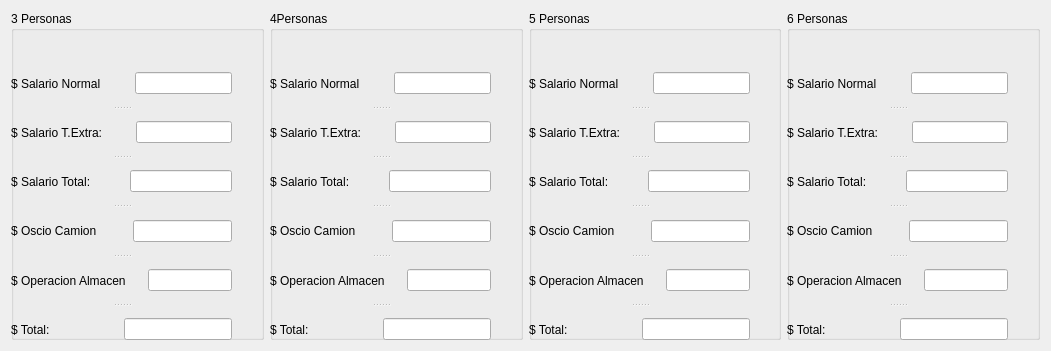
          <widget class="QWidget" name="layoutWidget">
           <property name="geometry">
            <rect>
             <x>10</x>
             <y>10</y>
             <width>1051</width>
             <height>351</height>
            </rect>
           </property>
           <layout class="QHBoxLayout" name="horizontalLayout_96">
            <item>
             <widget class="QGroupBox" name="groupBox">
              <property name="title">
               <string>3 Personas</string>
              </property>
              <widget class="QSplitter" name="splitter">
               <property name="geometry">
                <rect>
                 <x>0</x>
                 <y>50</y>
                 <width>221</width>
                 <height>291</height>
                </rect>
               </property>
               <property name="orientation">
                <enum>Qt::Vertical</enum>
               </property>
               <widget class="QWidget" name="layoutWidget">
                <layout class="QHBoxLayout" name="horizontalLayout_51">
                 <item>
                  <widget class="QLabel" name="label_25">
                   <property name="text">
                    <string>$ Salario Normal</string>
                   </property>
                  </widget>
                 </item>
                 <item>
                  <spacer name="horizontalSpacer_5">
                   <property name="orientation">
                    <enum>Qt::Horizontal</enum>
                   </property>
                   <property name="sizeHint" stdset="0">
                    <size>
                     <width>40</width>
                     <height>20</height>
                    </size>
                   </property>
                  </spacer>
                 </item>
                 <item>
                  <widget class="QLineEdit" name="line_normal_3">
                   <property name="enabled">
                    <bool>true</bool>
                   </property>
                   <property name="readOnly">
                    <bool>true</bool>
                   </property>
                  </widget>
                 </item>
                </layout>
               </widget>
               <widget class="QWidget" name="layoutWidget_6">
                <layout class="QHBoxLayout" name="horizontalLayout_56">
                 <item>
                  <widget class="QLabel" name="label_29">
                   <property name="text">
                    <string>$ Salario T.Extra:</string>
                   </property>
                  </widget>
                 </item>
                 <item>
                  <spacer name="horizontalSpacer_9">
                   <property name="orientation">
                    <enum>Qt::Horizontal</enum>
                   </property>
                   <property name="sizeHint" stdset="0">
                    <size>
                     <width>40</width>
                     <height>20</height>
                    </size>
                   </property>
                  </spacer>
                 </item>
                 <item>
                  <widget class="QLineEdit" name="line_extra_3">
                   <property name="enabled">
                    <bool>true</bool>
                   </property>
                   <property name="readOnly">
                    <bool>true</bool>
                   </property>
                  </widget>
                 </item>
                </layout>
               </widget>
               <widget class="QWidget" name="layoutWidget_8">
                <layout class="QHBoxLayout" name="horizontalLayout_58">
                 <item>
                  <widget class="QLabel" name="label_35">
                   <property name="text">
                    <string>$ Salario Total:</string>
                   </property>
                  </widget>
                 </item>
                 <item>
                  <spacer name="horizontalSpacer_11">
                   <property name="orientation">
                    <enum>Qt::Horizontal</enum>
                   </property>
                   <property name="sizeHint" stdset="0">
                    <size>
                     <width>40</width>
                     <height>20</height>
                    </size>
                   </property>
                  </spacer>
                 </item>
                 <item>
                  <widget class="QLineEdit" name="line_totals_3">
                   <property name="enabled">
                    <bool>true</bool>
                   </property>
                   <property name="readOnly">
                    <bool>true</bool>
                   </property>
                  </widget>
                 </item>
                </layout>
               </widget>
               <widget class="QWidget" name="layoutWidget_9">
                <layout class="QHBoxLayout" name="horizontalLayout_61">
                 <item>
                  <widget class="QLabel" name="label_38">
                   <property name="text">
                    <string>$ Oscio Camion</string>
                   </property>
                  </widget>
                 </item>
                 <item>
                  <spacer name="horizontalSpacer_14">
                   <property name="orientation">
                    <enum>Qt::Horizontal</enum>
                   </property>
                   <property name="sizeHint" stdset="0">
                    <size>
                     <width>40</width>
                     <height>20</height>
                    </size>
                   </property>
                  </spacer>
                 </item>
                 <item>
                  <widget class="QLineEdit" name="line_camion_3">
                   <property name="enabled">
                    <bool>true</bool>
                   </property>
                   <property name="readOnly">
                    <bool>true</bool>
                   </property>
                  </widget>
                 </item>
                </layout>
               </widget>
               <widget class="QWidget" name="layoutWidget_10">
                <layout class="QHBoxLayout" name="horizontalLayout_62">
                 <item>
                  <widget class="QLabel" name="label_39">
                   <property name="text">
                    <string>$ Operacion Almacen</string>
                   </property>
                  </widget>
                 </item>
                 <item>
                  <spacer name="horizontalSpacer_15">
                   <property name="orientation">
                    <enum>Qt::Horizontal</enum>
                   </property>
                   <property name="sizeHint" stdset="0">
                    <size>
                     <width>40</width>
                     <height>20</height>
                    </size>
                   </property>
                  </spacer>
                 </item>
                 <item>
                  <widget class="QLineEdit" name="line_operacion_3">
                   <property name="enabled">
                    <bool>true</bool>
                   </property>
                   <property name="readOnly">
                    <bool>true</bool>
                   </property>
                  </widget>
                 </item>
                </layout>
               </widget>
               <widget class="QWidget" name="layoutWidget_11">
                <layout class="QHBoxLayout" name="horizontalLayout_65">
                 <item>
                  <widget class="QLabel" name="label_42">
                   <property name="text">
                    <string>$ Total:</string>
                   </property>
                  </widget>
                 </item>
                 <item>
                  <spacer name="horizontalSpacer_18">
                   <property name="orientation">
                    <enum>Qt::Horizontal</enum>
                   </property>
                   <property name="sizeHint" stdset="0">
                    <size>
                     <width>40</width>
                     <height>20</height>
                    </size>
                   </property>
                  </spacer>
                 </item>
                 <item>
                  <widget class="QLineEdit" name="line_total_3">
                   <property name="enabled">
                    <bool>true</bool>
                   </property>
                   <property name="readOnly">
                    <bool>true</bool>
                   </property>
                  </widget>
                 </item>
                </layout>
               </widget>
              </widget>
             </widget>
            </item>
            <item>
             <widget class="QGroupBox" name="groupBox_3">
              <property name="title">
               <string>4Personas</string>
              </property>
              <widget class="QSplitter" name="splitter_8">
               <property name="geometry">
                <rect>
                 <x>0</x>
                 <y>50</y>
                 <width>221</width>
                 <height>291</height>
                </rect>
               </property>
               <property name="orientation">
                <enum>Qt::Vertical</enum>
               </property>
               <widget class="QWidget" name="layoutWidget_48">
                <layout class="QHBoxLayout" name="horizontalLayout_102">
                 <item>
                  <widget class="QLabel" name="label_79">
                   <property name="text">
                    <string>$ Salario Normal</string>
                   </property>
                  </widget>
                 </item>
                 <item>
                  <spacer name="horizontalSpacer_55">
                   <property name="orientation">
                    <enum>Qt::Horizontal</enum>
                   </property>
                   <property name="sizeHint" stdset="0">
                    <size>
                     <width>40</width>
                     <height>20</height>
                    </size>
                   </property>
                  </spacer>
                 </item>
                 <item>
                  <widget class="QLineEdit" name="line_normal_9">
                   <property name="enabled">
                    <bool>true</bool>
                   </property>
                   <property name="readOnly">
                    <bool>true</bool>
                   </property>
                  </widget>
                 </item>
                </layout>
               </widget>
               <widget class="QWidget" name="layoutWidget_49">
                <layout class="QHBoxLayout" name="horizontalLayout_103">
                 <item>
                  <widget class="QLabel" name="label_80">
                   <property name="text">
                    <string>$ Salario T.Extra:</string>
                   </property>
                  </widget>
                 </item>
                 <item>
                  <spacer name="horizontalSpacer_56">
                   <property name="orientation">
                    <enum>Qt::Horizontal</enum>
                   </property>
                   <property name="sizeHint" stdset="0">
                    <size>
                     <width>40</width>
                     <height>20</height>
                    </size>
                   </property>
                  </spacer>
                 </item>
                 <item>
                  <widget class="QLineEdit" name="line_extra_9">
                   <property name="enabled">
                    <bool>true</bool>
                   </property>
                   <property name="readOnly">
                    <bool>true</bool>
                   </property>
                  </widget>
                 </item>
                </layout>
               </widget>
               <widget class="QWidget" name="layoutWidget_50">
                <layout class="QHBoxLayout" name="horizontalLayout_104">
                 <item>
                  <widget class="QLabel" name="label_81">
                   <property name="text">
                    <string>$ Salario Total:</string>
                   </property>
                  </widget>
                 </item>
                 <item>
                  <spacer name="horizontalSpacer_57">
                   <property name="orientation">
                    <enum>Qt::Horizontal</enum>
                   </property>
                   <property name="sizeHint" stdset="0">
                    <size>
                     <width>40</width>
                     <height>20</height>
                    </size>
                   </property>
                  </spacer>
                 </item>
                 <item>
                  <widget class="QLineEdit" name="line_totals_9">
                   <property name="enabled">
                    <bool>true</bool>
                   </property>
                   <property name="readOnly">
                    <bool>true</bool>
                   </property>
                  </widget>
                 </item>
                </layout>
               </widget>
               <widget class="QWidget" name="layoutWidget_51">
                <layout class="QHBoxLayout" name="horizontalLayout_105">
                 <item>
                  <widget class="QLabel" name="label_82">
                   <property name="text">
                    <string>$ Oscio Camion</string>
                   </property>
                  </widget>
                 </item>
                 <item>
                  <spacer name="horizontalSpacer_58">
                   <property name="orientation">
                    <enum>Qt::Horizontal</enum>
                   </property>
                   <property name="sizeHint" stdset="0">
                    <size>
                     <width>40</width>
                     <height>20</height>
                    </size>
                   </property>
                  </spacer>
                 </item>
                 <item>
                  <widget class="QLineEdit" name="line_camion_9">
                   <property name="enabled">
                    <bool>true</bool>
                   </property>
                   <property name="readOnly">
                    <bool>true</bool>
                   </property>
                  </widget>
                 </item>
                </layout>
               </widget>
               <widget class="QWidget" name="layoutWidget_52">
                <layout class="QHBoxLayout" name="horizontalLayout_106">
                 <item>
                  <widget class="QLabel" name="label_83">
                   <property name="text">
                    <string>$ Operacion Almacen</string>
                   </property>
                  </widget>
                 </item>
                 <item>
                  <spacer name="horizontalSpacer_59">
                   <property name="orientation">
                    <enum>Qt::Horizontal</enum>
                   </property>
                   <property name="sizeHint" stdset="0">
                    <size>
                     <width>40</width>
                     <height>20</height>
                    </size>
                   </property>
                  </spacer>
                 </item>
                 <item>
                  <widget class="QLineEdit" name="line_operacion_9">
                   <property name="enabled">
                    <bool>true</bool>
                   </property>
                   <property name="readOnly">
                    <bool>true</bool>
                   </property>
                  </widget>
                 </item>
                </layout>
               </widget>
               <widget class="QWidget" name="layoutWidget_53">
                <layout class="QHBoxLayout" name="horizontalLayout_107">
                 <item>
                  <widget class="QLabel" name="label_84">
                   <property name="text">
                    <string>$ Total:</string>
                   </property>
                  </widget>
                 </item>
                 <item>
                  <spacer name="horizontalSpacer_60">
                   <property name="orientation">
                    <enum>Qt::Horizontal</enum>
                   </property>
                   <property name="sizeHint" stdset="0">
                    <size>
                     <width>40</width>
                     <height>20</height>
                    </size>
                   </property>
                  </spacer>
                 </item>
                 <item>
                  <widget class="QLineEdit" name="line_total_9">
                   <property name="enabled">
                    <bool>true</bool>
                   </property>
                   <property name="readOnly">
                    <bool>true</bool>
                   </property>
                  </widget>
                 </item>
                </layout>
               </widget>
              </widget>
             </widget>
            </item>
            <item>
             <widget class="QGroupBox" name="groupBox_4">
              <property name="title">
               <string>5 Personas</string>
              </property>
              <widget class="QSplitter" name="splitter_9">
               <property name="geometry">
                <rect>
                 <x>0</x>
                 <y>50</y>
                 <width>221</width>
                 <height>291</height>
                </rect>
               </property>
               <property name="orientation">
                <enum>Qt::Vertical</enum>
               </property>
               <widget class="QWidget" name="layoutWidget_54">
                <layout class="QHBoxLayout" name="horizontalLayout_108">
                 <item>
                  <widget class="QLabel" name="label_85">
                   <property name="text">
                    <string>$ Salario Normal</string>
                   </property>
                  </widget>
                 </item>
                 <item>
                  <spacer name="horizontalSpacer_61">
                   <property name="orientation">
                    <enum>Qt::Horizontal</enum>
                   </property>
                   <property name="sizeHint" stdset="0">
                    <size>
                     <width>40</width>
                     <height>20</height>
                    </size>
                   </property>
                  </spacer>
                 </item>
                 <item>
                  <widget class="QLineEdit" name="line_normal_10">
                   <property name="enabled">
                    <bool>true</bool>
                   </property>
                   <property name="readOnly">
                    <bool>true</bool>
                   </property>
                  </widget>
                 </item>
                </layout>
               </widget>
               <widget class="QWidget" name="layoutWidget_55">
                <layout class="QHBoxLayout" name="horizontalLayout_109">
                 <item>
                  <widget class="QLabel" name="label_86">
                   <property name="text">
                    <string>$ Salario T.Extra:</string>
                   </property>
                  </widget>
                 </item>
                 <item>
                  <spacer name="horizontalSpacer_62">
                   <property name="orientation">
                    <enum>Qt::Horizontal</enum>
                   </property>
                   <property name="sizeHint" stdset="0">
                    <size>
                     <width>40</width>
                     <height>20</height>
                    </size>
                   </property>
                  </spacer>
                 </item>
                 <item>
                  <widget class="QLineEdit" name="line_extra_10">
                   <property name="enabled">
                    <bool>true</bool>
                   </property>
                   <property name="readOnly">
                    <bool>true</bool>
                   </property>
                  </widget>
                 </item>
                </layout>
               </widget>
               <widget class="QWidget" name="layoutWidget_56">
                <layout class="QHBoxLayout" name="horizontalLayout_110">
                 <item>
                  <widget class="QLabel" name="label_87">
                   <property name="text">
                    <string>$ Salario Total:</string>
                   </property>
                  </widget>
                 </item>
                 <item>
                  <spacer name="horizontalSpacer_63">
                   <property name="orientation">
                    <enum>Qt::Horizontal</enum>
                   </property>
                   <property name="sizeHint" stdset="0">
                    <size>
                     <width>40</width>
                     <height>20</height>
                    </size>
                   </property>
                  </spacer>
                 </item>
                 <item>
                  <widget class="QLineEdit" name="line_totals_10">
                   <property name="enabled">
                    <bool>true</bool>
                   </property>
                   <property name="readOnly">
                    <bool>true</bool>
                   </property>
                  </widget>
                 </item>
                </layout>
               </widget>
               <widget class="QWidget" name="layoutWidget_57">
                <layout class="QHBoxLayout" name="horizontalLayout_111">
                 <item>
                  <widget class="QLabel" name="label_88">
                   <property name="text">
                    <string>$ Oscio Camion</string>
                   </property>
                  </widget>
                 </item>
                 <item>
                  <spacer name="horizontalSpacer_64">
                   <property name="orientation">
                    <enum>Qt::Horizontal</enum>
                   </property>
                   <property name="sizeHint" stdset="0">
                    <size>
                     <width>40</width>
                     <height>20</height>
                    </size>
                   </property>
                  </spacer>
                 </item>
                 <item>
                  <widget class="QLineEdit" name="line_camion_10">
                   <property name="enabled">
                    <bool>true</bool>
                   </property>
                   <property name="readOnly">
                    <bool>true</bool>
                   </property>
                  </widget>
                 </item>
                </layout>
               </widget>
               <widget class="QWidget" name="layoutWidget_58">
                <layout class="QHBoxLayout" name="horizontalLayout_112">
                 <item>
                  <widget class="QLabel" name="label_89">
                   <property name="text">
                    <string>$ Operacion Almacen</string>
                   </property>
                  </widget>
                 </item>
                 <item>
                  <spacer name="horizontalSpacer_65">
                   <property name="orientation">
                    <enum>Qt::Horizontal</enum>
                   </property>
                   <property name="sizeHint" stdset="0">
                    <size>
                     <width>40</width>
                     <height>20</height>
                    </size>
                   </property>
                  </spacer>
                 </item>
                 <item>
                  <widget class="QLineEdit" name="line_operacion_10">
                   <property name="enabled">
                    <bool>true</bool>
                   </property>
                   <property name="readOnly">
                    <bool>true</bool>
                   </property>
                  </widget>
                 </item>
                </layout>
               </widget>
               <widget class="QWidget" name="layoutWidget_59">
                <layout class="QHBoxLayout" name="horizontalLayout_113">
                 <item>
                  <widget class="QLabel" name="label_90">
                   <property name="text">
                    <string>$ Total:</string>
                   </property>
                  </widget>
                 </item>
                 <item>
                  <spacer name="horizontalSpacer_66">
                   <property name="orientation">
                    <enum>Qt::Horizontal</enum>
                   </property>
                   <property name="sizeHint" stdset="0">
                    <size>
                     <width>40</width>
                     <height>20</height>
                    </size>
                   </property>
                  </spacer>
                 </item>
                 <item>
                  <widget class="QLineEdit" name="line_total_10">
                   <property name="enabled">
                    <bool>true</bool>
                   </property>
                   <property name="readOnly">
                    <bool>true</bool>
                   </property>
                  </widget>
                 </item>
                </layout>
               </widget>
              </widget>
             </widget>
            </item>
            <item>
             <widget class="QGroupBox" name="groupBox_5">
              <property name="title">
               <string>6 Personas</string>
              </property>
              <widget class="QSplitter" name="splitter_10">
               <property name="geometry">
                <rect>
                 <x>0</x>
                 <y>50</y>
                 <width>221</width>
                 <height>291</height>
                </rect>
               </property>
               <property name="orientation">
                <enum>Qt::Vertical</enum>
               </property>
               <widget class="QWidget" name="layoutWidget_60">
                <layout class="QHBoxLayout" name="horizontalLayout_114">
                 <item>
                  <widget class="QLabel" name="label_91">
                   <property name="text">
                    <string>$ Salario Normal</string>
                   </property>
                  </widget>
                 </item>
                 <item>
                  <spacer name="horizontalSpacer_67">
                   <property name="orientation">
                    <enum>Qt::Horizontal</enum>
                   </property>
                   <property name="sizeHint" stdset="0">
                    <size>
                     <width>40</width>
                     <height>20</height>
                    </size>
                   </property>
                  </spacer>
                 </item>
                 <item>
                  <widget class="QLineEdit" name="line_normal_11">
                   <property name="enabled">
                    <bool>true</bool>
                   </property>
                   <property name="readOnly">
                    <bool>true</bool>
                   </property>
                  </widget>
                 </item>
                </layout>
               </widget>
               <widget class="QWidget" name="layoutWidget_61">
                <layout class="QHBoxLayout" name="horizontalLayout_115">
                 <item>
                  <widget class="QLabel" name="label_92">
                   <property name="text">
                    <string>$ Salario T.Extra:</string>
                   </property>
                  </widget>
                 </item>
                 <item>
                  <spacer name="horizontalSpacer_68">
                   <property name="orientation">
                    <enum>Qt::Horizontal</enum>
                   </property>
                   <property name="sizeHint" stdset="0">
                    <size>
                     <width>40</width>
                     <height>20</height>
                    </size>
                   </property>
                  </spacer>
                 </item>
                 <item>
                  <widget class="QLineEdit" name="line_extra_11">
                   <property name="enabled">
                    <bool>true</bool>
                   </property>
                   <property name="readOnly">
                    <bool>true</bool>
                   </property>
                  </widget>
                 </item>
                </layout>
               </widget>
               <widget class="QWidget" name="layoutWidget_62">
                <layout class="QHBoxLayout" name="horizontalLayout_116">
                 <item>
                  <widget class="QLabel" name="label_93">
                   <property name="text">
                    <string>$ Salario Total:</string>
                   </property>
                  </widget>
                 </item>
                 <item>
                  <spacer name="horizontalSpacer_69">
                   <property name="orientation">
                    <enum>Qt::Horizontal</enum>
                   </property>
                   <property name="sizeHint" stdset="0">
                    <size>
                     <width>40</width>
                     <height>20</height>
                    </size>
                   </property>
                  </spacer>
                 </item>
                 <item>
                  <widget class="QLineEdit" name="line_totals_11">
                   <property name="enabled">
                    <bool>true</bool>
                   </property>
                   <property name="readOnly">
                    <bool>true</bool>
                   </property>
                  </widget>
                 </item>
                </layout>
               </widget>
               <widget class="QWidget" name="layoutWidget_63">
                <layout class="QHBoxLayout" name="horizontalLayout_117">
                 <item>
                  <widget class="QLabel" name="label_94">
                   <property name="text">
                    <string>$ Oscio Camion</string>
                   </property>
                  </widget>
                 </item>
                 <item>
                  <spacer name="horizontalSpacer_70">
                   <property name="orientation">
                    <enum>Qt::Horizontal</enum>
                   </property>
                   <property name="sizeHint" stdset="0">
                    <size>
                     <width>40</width>
                     <height>20</height>
                    </size>
                   </property>
                  </spacer>
                 </item>
                 <item>
                  <widget class="QLineEdit" name="line_camion_11">
                   <property name="enabled">
                    <bool>true</bool>
                   </property>
                   <property name="readOnly">
                    <bool>true</bool>
                   </property>
                  </widget>
                 </item>
                </layout>
               </widget>
               <widget class="QWidget" name="layoutWidget_64">
                <layout class="QHBoxLayout" name="horizontalLayout_118">
                 <item>
                  <widget class="QLabel" name="label_95">
                   <property name="text">
                    <string>$ Operacion Almacen</string>
                   </property>
                  </widget>
                 </item>
                 <item>
                  <spacer name="horizontalSpacer_71">
                   <property name="orientation">
                    <enum>Qt::Horizontal</enum>
                   </property>
                   <property name="sizeHint" stdset="0">
                    <size>
                     <width>40</width>
                     <height>20</height>
                    </size>
                   </property>
                  </spacer>
                 </item>
                 <item>
                  <widget class="QLineEdit" name="line_operacion_11">
                   <property name="enabled">
                    <bool>true</bool>
                   </property>
                   <property name="readOnly">
                    <bool>true</bool>
                   </property>
                  </widget>
                 </item>
                </layout>
               </widget>
               <widget class="QWidget" name="layoutWidget_65">
                <layout class="QHBoxLayout" name="horizontalLayout_119">
                 <item>
                  <widget class="QLabel" name="label_96">
                   <property name="text">
                    <string>$ Total:</string>
                   </property>
                  </widget>
                 </item>
                 <item>
                  <spacer name="horizontalSpacer_72">
                   <property name="orientation">
                    <enum>Qt::Horizontal</enum>
                   </property>
                   <property name="sizeHint" stdset="0">
                    <size>
                     <width>40</width>
                     <height>20</height>
                    </size>
                   </property>
                  </spacer>
                 </item>
                 <item>
                  <widget class="QLineEdit" name="line_total_11">
                   <property name="enabled">
                    <bool>true</bool>
                   </property>
                   <property name="readOnly">
                    <bool>true</bool>
                   </property>
                  </widget>
                 </item>
                </layout>
               </widget>
              </widget>
             </widget>
            </item>
           </layout>
          </widget>
